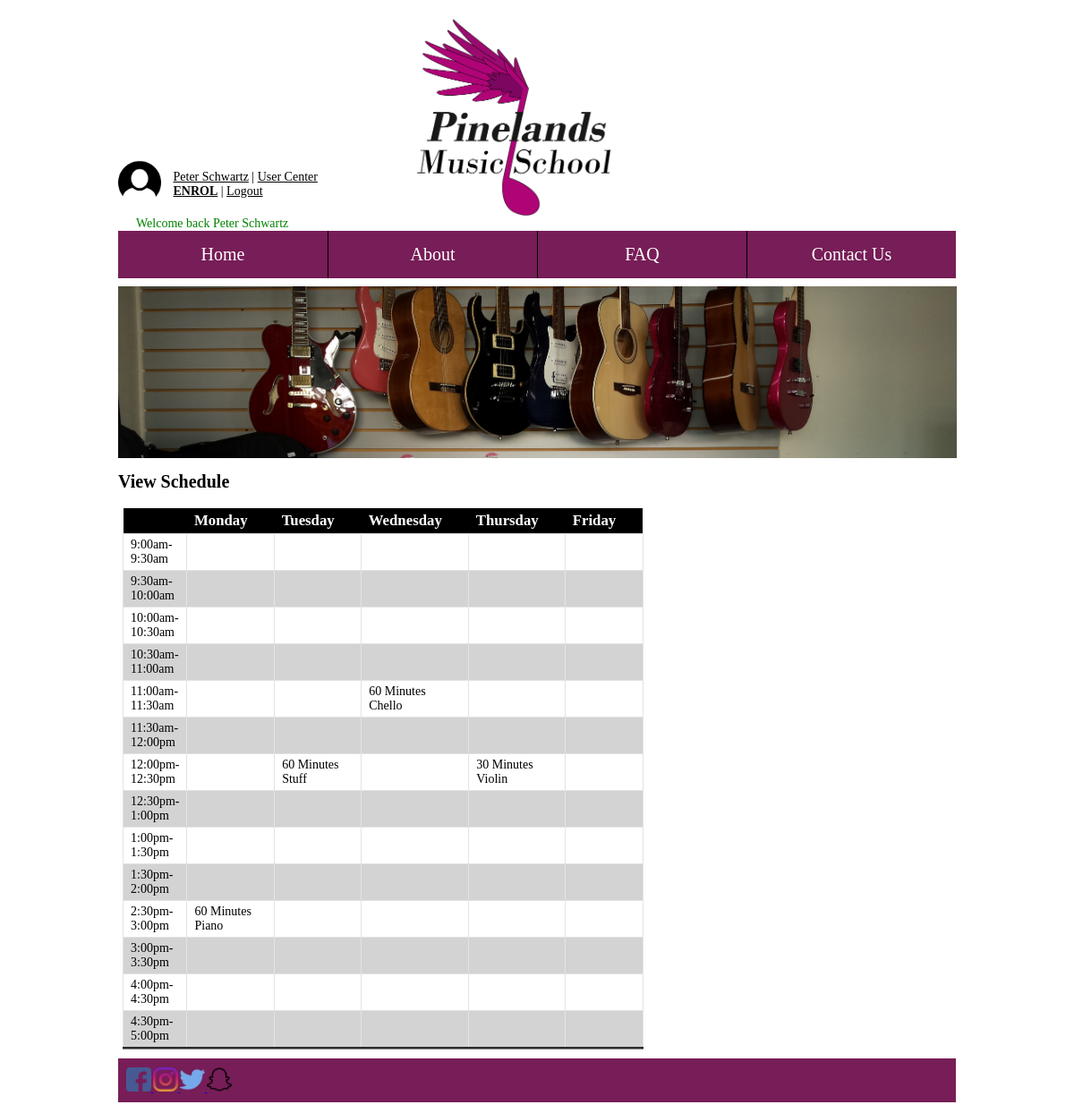
Screenshot of /pages/viewSchedule.php (signed in) with the database file from the repository.
### tables this page shows
CREATE TABLE `users` (
  `UserID` int(11) NOT NULL,
  `firstName` varchar(40) NOT NULL,
  `lastName` varchar(40) NOT NULL,
  `DOB` date NOT NULL,
  `gender` enum('Male','Female') NOT NULL,
  `facebookId` varchar(80) DEFAULT NULL,
  `email` varchar(80) NOT NULL,
  `password` varchar(64) NOT NULL,
  `salt` varchar(32) NOT NULL,
  `accountType` enum('Guest','Student','Teacher','StudentAndTeacher','Admin','Owner') NOT NULL DEFAULT 'Guest',
  `comCode` varchar(64) DEFAULT NULL,
  `parentName` varchar(100) DEFAULT NULL,
  `parentEmail` varchar(100) DEFAULT NULL
);

CREATE TABLE `contracts` (
  `contractID` int(11) NOT NULL,
  `teacherID` int(11) NOT NULL,
  `studentID` int(11) NOT NULL,
  `startDate` date NOT NULL,
  `endDate` date NOT NULL,
  `time` time NOT NULL,
  `day` enum('Monday','Tuesday','Wednesday','Thursday','Friday') NOT NULL,
  `length` enum('30','60') NOT NULL,
  `instrument` varchar(100) NOT NULL
);

### pages/viewSchedule.php (the view, shortened to what this page needs)
<?php
$pagetitle = "View Schedule";
include "../inc/connect.php";
include "../inc/header.php";
include "../inc/nav.php";
$Times = array(
    0 => "9:00am-9:30am",
    1 => "9:30am-10:00am",
    2 => "10:00am-10:30am",
    3 => "10:30am-11:00am",
    4 => "11:00am-11:30am",
    5 => "11:30am-12:00pm",
    6 => "12:00pm-12:30pm",
    7 => "12:30pm-1:00pm",
    8 => "1:00pm-1:30pm",
    9 => "1:30pm-2:00pm",
    10 => "2:30pm-3:00pm",
    11 => "3:00pm-3:30pm",
    12 => "3:30pm-4:00pm",
    12 => "4:00pm-4:30pm",
    13 => "4:30pm-5:00pm",
);
$sqlTimes = array(
    0 => "09:00:00",
    1 => "9:30:00",
    2 => "10:00:00",
    3 => "10:30:00",
    4 => "11:00:00",
    5 => "11:30:00",
    6 => "12:00:00",
    7 => "12:30:00",
    8 => "13:00:00",
    9 => "13:30:00",
    10 => "14:00:00",
    11 => "14:30:00",
    12 => "15:00:00",
    12 => "15:30:00",
    13 => "16:00:00",
);
?>
<h1>View Schedule</h1>
<div class="content">
<table class="scheduleTable">
<tr> <th></th> <th>Monday</th> <th>Tuesday</th> <th>Wednesday</th> <th>Thursday</th> <th>Friday</th> </tr>
<?php
    for($i=0; $i<sizeof($Times); $i++)
  {
    echo "<tr><td>" . $Times[$i] . "</td>";
    echo "<td>";
    $sql = "SELECT * FROM contracts INNER JOIN users ON userID=teacherID WHERE userID='$userID' AND time='$sqlTimes[$i]' AND day='Monday' ORDER BY startDate";
    $result = mysqli_query($con, $sql);
    $row = mysqli_fetch_array($result);
    if($row['day'] == "Monday" && $row['time'] == $sqlTimes[$i]){
        echo $row['length'] . " Minutes";
        echo "<br />";
        echo $row['instrument'];
    }
    echo "</td> ";
        $sql = "SELECT * FROM contracts INNER JOIN users ON userID=teacherID WHERE userID='$userID' AND time='$sqlTimes[$i]' AND day='Tuesday' ORDER BY startDate";
    $result = mysqli_query($con, $sql);
    $row = mysqli_fetch_array($result);
    echo "<td>";
      if($row['day'] == "Tuesday" && $row['time'] == $sqlTimes[$i]){
        echo $row['length'] . " Minutes";
        echo "<br />";
        echo $row['instrument'];
      }
    echo "</td>";
        $sql = "SELECT * FROM contracts INNER JOIN users ON userID=teacherID WHERE userID='$userID' AND time='$sqlTimes[$i]' AND day='Wednesday' ORDER BY startDate";
    $result = mysqli_query($con, $sql);
    $row = mysqli_fetch_array($result);
    echo "<td>";
    if($row['day'] == "Wednesday" && $row['time'] == $sqlTimes[$i]){
        echo $row['length'] . " Minutes";
        echo "<br />";
        echo $row['instrument'];
      }
    echo "</td>";
        $sql = "SELECT * FROM contracts INNER JOIN users ON userID=teacherID WHERE userID='$userID' AND time='$sqlTimes[$i]' AND day='Thursday' ORDER BY startDate";
    $result = mysqli_query($con, $sql);
    $row = mysqli_fetch_array($result);
    echo "<td>";
        if($row['day'] == "Thursday" && $row['time'] == $sqlTimes[$i]){
        echo $row['length'] . " Minutes";
        echo "<br />";
        echo $row['instrument'];
      }
    echo "</td>";
    echo "<td>";
    echo "</td></tr>";
  }
?>
</table>
</div>
<?php include "../inc/footer.php"; ?>

### inc/nav.php (shortened to what this page needs)
<body>
        <div class="container">
          <span>
            <div class="headerContainer">
            <div class="userPanel">
                <div class="userPanelImage">
                <img src="../images/userImage/default-user-icon.png" />
                </div>
                <div class="userInfo">
                    <?php
                        if(isset($_SESSION['userID'])) {
                            ?>
                        <?php
                            $userID = $_SESSION['userID'];
                        $sql = "SELECT firstName, lastName FROM users WHERE userID='$userID'";
                        $result = mysqli_query($con, $sql);
                        $row = mysqli_fetch_array($result);
                        $userName = $row['firstName'] . " " . $row['lastName'];
                            ?>
                            <span><a href="../pages/myaccount.php"><?php echo $userName?></a> |
        <?php
        if((($_SESSION['accountType']) == 'Admin') || (($_SESSION['accountType']) == 'Owner')){
          echo '<a href="../pages/admincenter.php">Admin Center</a>';
        } else {
          echo '<a href="../pages/usercenter.php">User Center</a>';
        }
        ?>
        <br><a href="../pages/enrolPage.php"><b>ENROL</b></a> | <a href="../pages/logout.php">Logout</a></span>
                    <?php
                        } else {
                    ?>
                <span><a href="../pages/login.php">Login</a> | <a href="../pages/createAccount.php">Register Account</a><br /> | <a href="../pages/resetpassword.php">Reset Password</a></span>
                    <?php
                        }
                    ?>
                    </div>
                    <div class="userMessage">
                <?php
                  if(isset($_SESSION['success'])) {
                        echo "<span class='success'>" . $_SESSION['success'] .  "</span>";
                    } elseif(isset($_SESSION["error"])) {
                        echo "<span class='error'>" . $_SESSION['error'] . "</span>";
                        unset($_SESSION['error']);
                    }
                    ?>
                    </div>
                </div>
                <div class="logo"> <img src="../images/TempLogo.png" /> </div>
            </div>
          </span>
            <nav id="nav" role="navigation"> <a href="#nav" title="Show Navigation">Show Navigation</a> <a href="#" title="Hide Navigation">Hide Navigation</a>
                <ul>
                    <li><a href="../pages/index.php">Home</a></li><li><a href="../pages/about.php">About</a></li><li><a href="../pages/faq.php">FAQ</a></li><li><a href="../pages/contact.php">Contact Us</a></li>
                </ul>
            </nav>
            <?php if($pagetitle == "About Us | Pinelands Music School"): ?>
              <div class="banner"> <img src="../images/banners/about.jpg" />
            <?php elseif($pagetitle == "Enrol | Pinelands Music School"): ?>
              <div class="banner"> <img src="../images/banners/enrol.jpg" />
            <?php elseif($pagetitle == "Contact Us | Pinelands Music School"): ?>
            <?php else: ?>
              <div class="banner"> <img src="../images/banners/main.jpg" />
            <?php endif ?>
                  </div>

### css/main.css (style rules this page uses)
* { box-sizing: border-box; }
header, section, footer, aside, nav, main, article, figure { display: block; }
body { font-size: 62.5%; margin: 0; padding: 0; }
.container { width: 100%; padding: 1%; margin: 0 auto; }
.content { display: inline-block; vertical-align: top; padding: 5px; width: 100%; }
.banner { display: none; }
.logo { margin: auto; display:none; text-align: right; width: 40%; }
.logo img { width: 60%; height: auto; }
.banner { display: inline-block; }
.banner img { width: 100.1%; height: auto; }
.userPanel { display: inline-block; font-size: 1.4em; width:90%; }
.userPanelImage { display: inline-block; }
.userPanelImage img { width: 100%; max-width: 48px; height: auto; }
.userInfo { display: inline-block; vertical-align: top; margin-top: 1%; padding: 10px; }
.userInfo a:link { color:#000000; }
.userMessage { display: inline-block; vertical-align: top; padding-top: 10px; }
.success { color: green; text-align: center; padding-left: 20px; }
table { border-collapse: collapse; width: 60%; align-self: center; text-align: left; border-bottom-style: groove; font-size: 1.4em; }
table th { background-color: black; color: white; padding: 4px 30px 4px 8px; font-size: 1.2em; }
table td { border: 1px solid #e3e3e3; padding: 4px 8px; min-width: 25px; }
table tr:nth-child(odd) td { background-color: lightgray; }
#nav { position: relative; background: none; }
#nav > ul { list-style-type: none; display: none; padding: 0; margin: 0; height: auto; display: none; position: absolute; left: 0; right: 0; z-index: 400; }
#nav > ul > li { width: 99%; text-decoration-color: aqua; margin: 0 auto; border: 1px solid #4C4A4A; border-radius: 10px; background: #771d57; }
#nav ul li a { display: block; text-decoration: none; color: white; font-size: 20px; padding: 10px; text-align: center; font-weight: 500; }
@media screen and (min-width:700px) { .container { width: 99%; } }
@media screen and (min-width:700px) { .logo { display: inline-block; width: 25%; } }
@media screen and (min-width:700px) { .banner { display: inline-block; width: 100%; padding: 0px; } }
@media screen and (min-width:700px) { .logo { margin: 0 auto; display: inline-block; width: 40%; text-align: left; } }
@media screen and (min-width:700px) { .logo img { width: 60%; height: auto; } }
@media screen and (min-width:700px) { .userPanel { width:35%; } }
@media screen and (min-width:700px) { #nav { width: 100%; font-weight: 400; margin-bottom: 1%; } }
@media screen and (min-width:700px) { #nav ul { display: inherit; position: inherit; margin: 0; padding: 0; overflow: hidden; } }
@media screen and (min-width:700px) { #nav ul li { display: inline-block; border: none; border-radius: 0; border-left: 1px solid #000; width: 25%; text-align: center; } }
@media screen and (min-width:700px) { #nav ul li:first-child { border: none; } }
@media screen and (min-width:700px) { #nav ul li a { border-radius: 0; display: block; padding: 15px; text-decoration: none; font-size 1.0em; } }
@media screen and (min-width:1000px) { .container { width: 80%; max-width: 1000px; } }

### rows the page displays
users: userName "Peter Schwartz"
contracts: i "11:00am-11:30am", length "60", instrument "Chello"
contracts: length "60", instrument "Stuff"
contracts: length "30", instrument "Violin"
contracts: i "2:30pm-3:00pm", length "60", instrument "Piano"

### other values shown
$_SESSION['success'] "Welcome back Peter Schwartz"
$Times[$i] "9:00am-9:30am"
$Times[$i] "9:30am-10:00am"
$Times[$i] "10:00am-10:30am"
$Times[$i] "10:30am-11:00am"
$Times[$i] "11:30am-12:00pm"
$Times[$i] "12:00pm-12:30pm"
$Times[$i] "12:30pm-1:00pm"
$Times[$i] "1:00pm-1:30pm"
$Times[$i] "1:30pm-2:00pm"
$Times[$i] "3:00pm-3:30pm"
$Times[$i] "4:00pm-4:30pm"
$Times[$i] "4:30pm-5:00pm"
